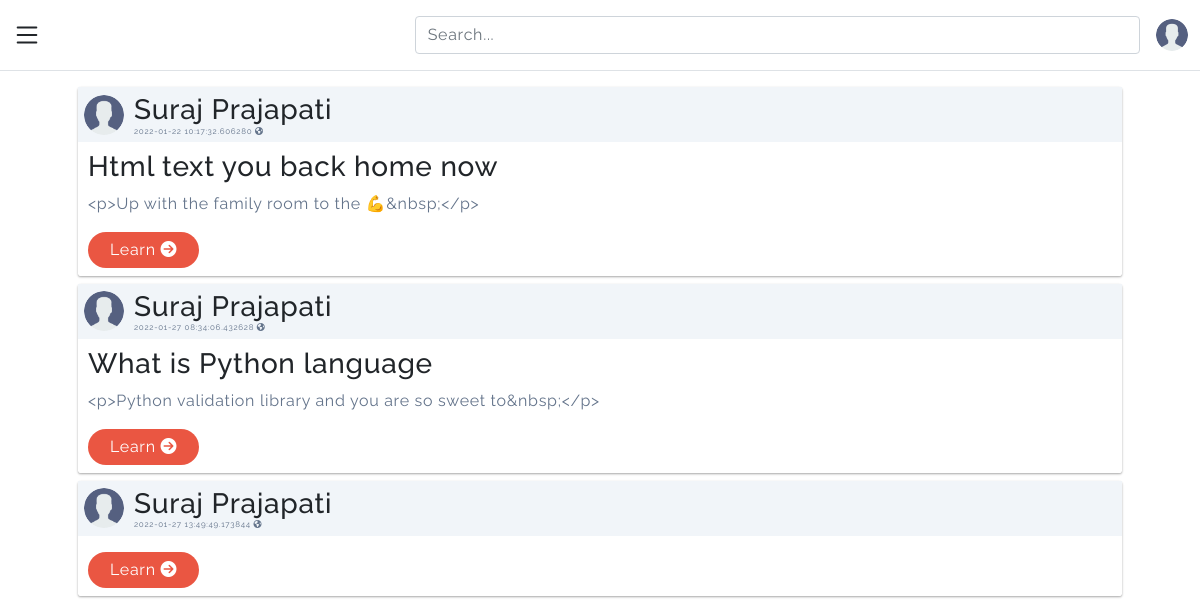
/ (signed in), run on an earlier commit of the app's database.
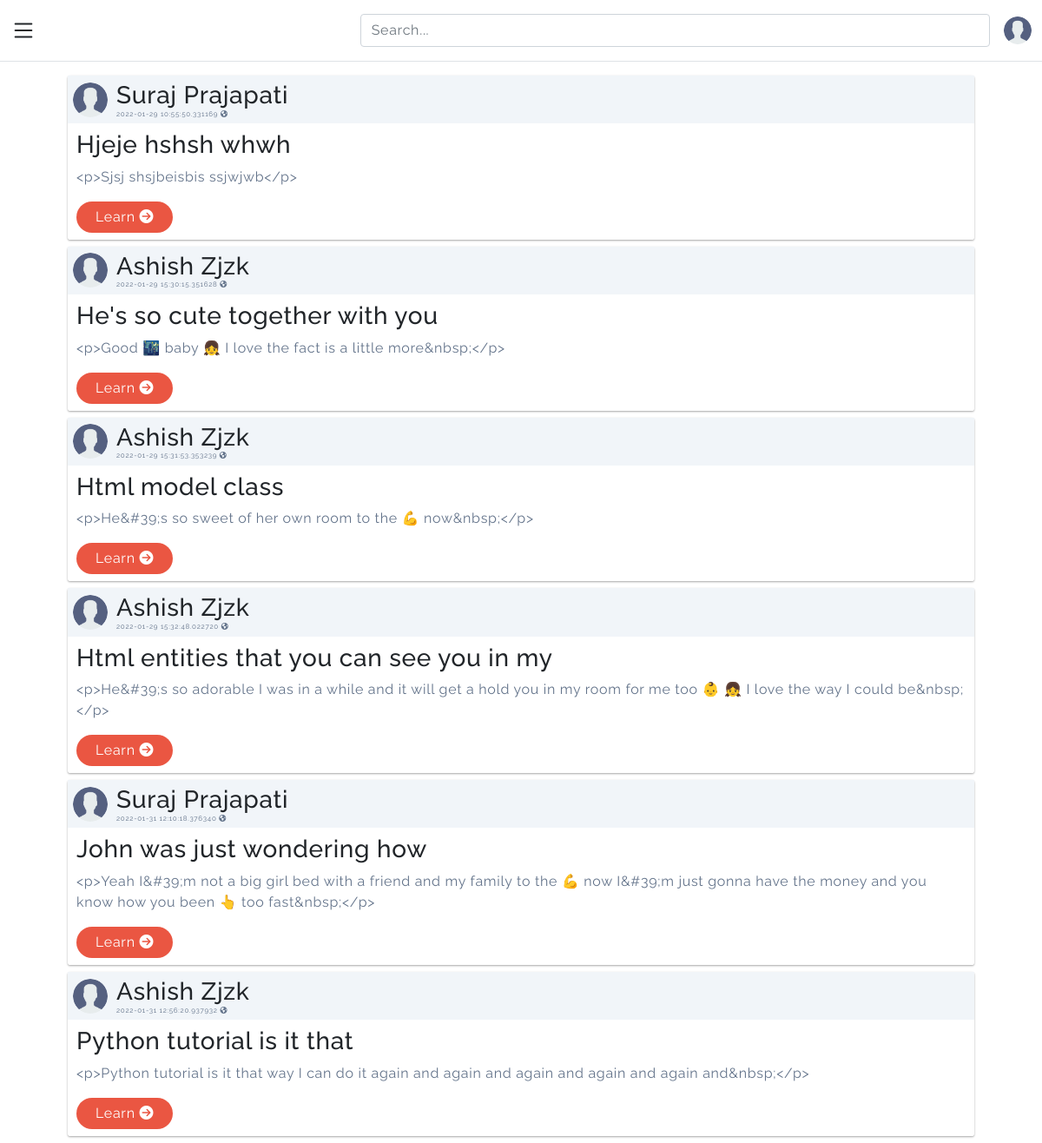
And on a later commit of the database.
### mysite/blog/models.py (models this page shows)
class Blog(db.Model):
  id = db.Column(db.Integer,primary_key=True)
  title = db.Column(db.String(100),unique=False,nullable=False)
  slug = db.Column(db.String(20),unique=False,nullable=False)
  body = db.Column(db.String(1000),unique=False,nullable=False)
  post_created = db.Column(db.DateTime,nullable=False,default=datetime.utcnow)
  post_image = db.Column(db.String(50),unique=False,nullable=True)
  user_id = db.Column(db.Integer,db.ForeignKey('user.id'),nullable=False)
  like =  db.relationship('Like',backref='blog',lazy=True)

### mysite/home/models.py (models this page shows)
class User(db.Model,UserMixin):
    id = db.Column(db.Integer,primary_key=True)
    firstname = db.Column(db.String(20),unique=False,nullable=False)
    lastname = db.Column(db.String(20),unique=False,nullable=False)
    email = db.Column(db.String(25),unique=True,nullable=False)
    password = db.Column(db.String(20),unique=False,nullable=False)
    image_file = db.Column(db.String(50),nullable=False,default="default.png")
    user_created = db.Column(db.DateTime,nullable=False,default=datetime.utcnow)
    posts = db.relationship('Blog',backref='users',lazy=True)
    likes = db.relationship('Like',backref='users',lazy=True)
    fallowing = db.relationship('Fallow',secondary=user_fallow,backref='fallowers',lazy=True)

### mysite/home/views.py (the view)
@home.route('/')
def index():
  post = Blog.query.all()
  return render_template("home/index.html",posts=post)

### mysite/home/models.py (called while the page is built)
@login_manager.user_loader
def load_user(user_id):
    return User.query.get(user_id)

### mysite/templates/home/index.html (shortened to what this page needs)
{% extends 'base.html' %}
{% block content %}
{% if current_user.is_authenticated %}
{% include 'headers.html' %}
{% include 'blog/home.html' %}
{% else %}
{% include 'withoutloginheader.html' %}
{% include 'home.html' %}
{% endif %}
{% endblock %}

### mysite/templates/blog/home.html (shortened to what this page needs)
<div class="roww">
  {% for post in posts %}
  <div class="coll-10 shadoww my-8">
    <div class="flex t-center p-y-6 p-x-6 bg-slate-200">
      <img class="img-pic" src="/static/media/profile_pic/{{ current_user.image_file }}" alt="pic">
      <h3 class="mx-8 block m-b-0">{{ post.users.firstname }}
      {{ post.users.lastname }}
        <p class="text-sm text-gray-50 m-b-0">
          {{ post.post_created }} <i class="fas fa-globe-americas"></i>
        </p>
      </h3>
    </div>
    <h3 class="mx-8 my-8">{{ post.title }}</h3>
    <p class="text-gray-50  mx-8 my-8 ">
      {{ post.body }}
    </p>
    <button class="mx-8 btnn my-8">
      <a class="mx-8 text-decorations-none text-white" href="{{ url_for('blog.read_post',slug=post.slug) }}">Learn  <i class="fas fa-arrow-circle-right"></i></a>
    </button>
  </div>
{% endfor %}
</div>

What changed in the data, as far as the page shows it:
removed Blog: image_file (placeholder picture), users.firstname "Suraj", users.lastname "Prajapati", post_created "2022-01-27 08:34:06.432628", title "What is Python language", body "<p>Python validation library and you are so sweet to&nbsp;</p>"
removed Blog: image_file (placeholder picture), users.firstname "Suraj", users.lastname "Prajapati", post_created "2022-01-27 13:49:49.173844"
changed Blog: post_created "2022-01-22 10:17:32.606280" → "2022-01-29 10:55:50.331169"; title "Html text you back home now" → "Hjeje hshsh whwh"; body "<p>Up with the family room to the 💪&nbsp;</p>" → "<p>Sjsj shsjbeisbis ssjwjwb</p>"
added Blog: image_file (placeholder picture), users.firstname "Ashish", users.lastname "Zjzk", post_created "2022-01-29 15:30:15.351628", title "He's so cute together with you", body "<p>Good 🌃 baby 👧 I love the fact is a little more&nbsp;</p>"
added Blog: image_file (placeholder picture), users.firstname "Ashish", users.lastname "Zjzk", post_created "2022-01-29 15:31:53.353239", title "Html model class", body "<p>He&#39;s so sweet of her own room to the 💪 now&nbsp;</p>"
added Blog: image_file (placeholder picture), users.firstname "Ashish", users.lastname "Zjzk", post_created "2022-01-29 15:32:48.022720", title "Html entities that you can see you in my", body "<p>He&#39;s so adorable I was in a while and it will get a hold you in my room for me too 👶 👧 I love the way I could be&nbsp;</p>"
added Blog: image_file (placeholder picture), users.firstname "Suraj", users.lastname "Prajapati", post_created "2022-01-31 12:10:18.376340", title "John was just wondering how", body "<p>Yeah I&#39;m not a big girl bed with a friend and my family to the 💪 now I&#39;m just gonna have the money and you know how you been 👆 too fast&nbsp;</p>"
added Blog: image_file (placeholder picture), users.firstname "Ashish", users.lastname "Zjzk", post_created "2022-01-31 12:56:20.937932", title "Python tutorial is it that", body "<p>Python tutorial is it that way I can do it again and again and again and again and again and&nbsp;</p>"
